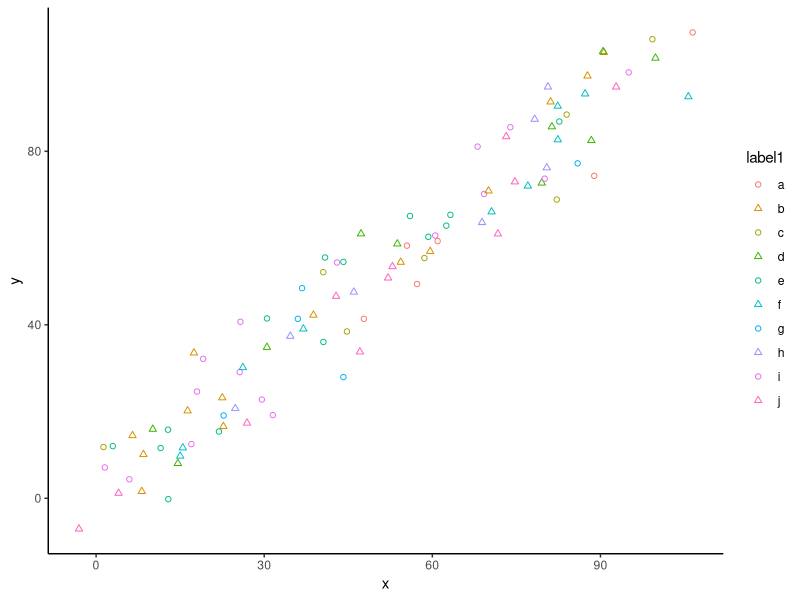

This figure's R source:
library(ggplot2)
library(tidyverse)

someData <- data.frame(x = 1:100 + runif(n = 100, min = -10, max = 10), y = 1:100 + runif(n = 100, min = -10, max = 10), label1 = sample(letters[1:10], size = 100, replace = T), label2 = sample(1:5, size = 100, replace = T)) %>%
    mutate(label2 = as.factor(label2))

manual_shape_pal <- function(numShapeLevels) {
    values <- 1000
    function(n) {
        rep(1:numShapeLevels, length.out = values)
    }
}


scale_color_highres <- function(numShapeLevels, colorPalette = scales::hue_pal(), ...) {
    list(discrete_scale(
        "color",
        scale_name = "discreteColor",
        palette = colorPalette,
        ...),
    discrete_scale(
        "shape",
        scale_name = "discreteShape",
        palette = manual_shape_pal(numShapeLevels),
        ...))
}

plot <- ggplot(data = someData, aes(x = x, y = y, color = label1, shape = label1)) +
    geom_point() +
    scale_color_highres(numShapeLevels = 2) +
    # Custom color palette can be added like so
    #scale_color_highres(numShapeLevels = 2, colorPalette = function(x) RColorBrewer::brewer.pal(x, "Set1")) +
    theme_classic()
ggsave(plot = plot, filename = "tmp/example_plot.pdf", width = 5, height = 5)
